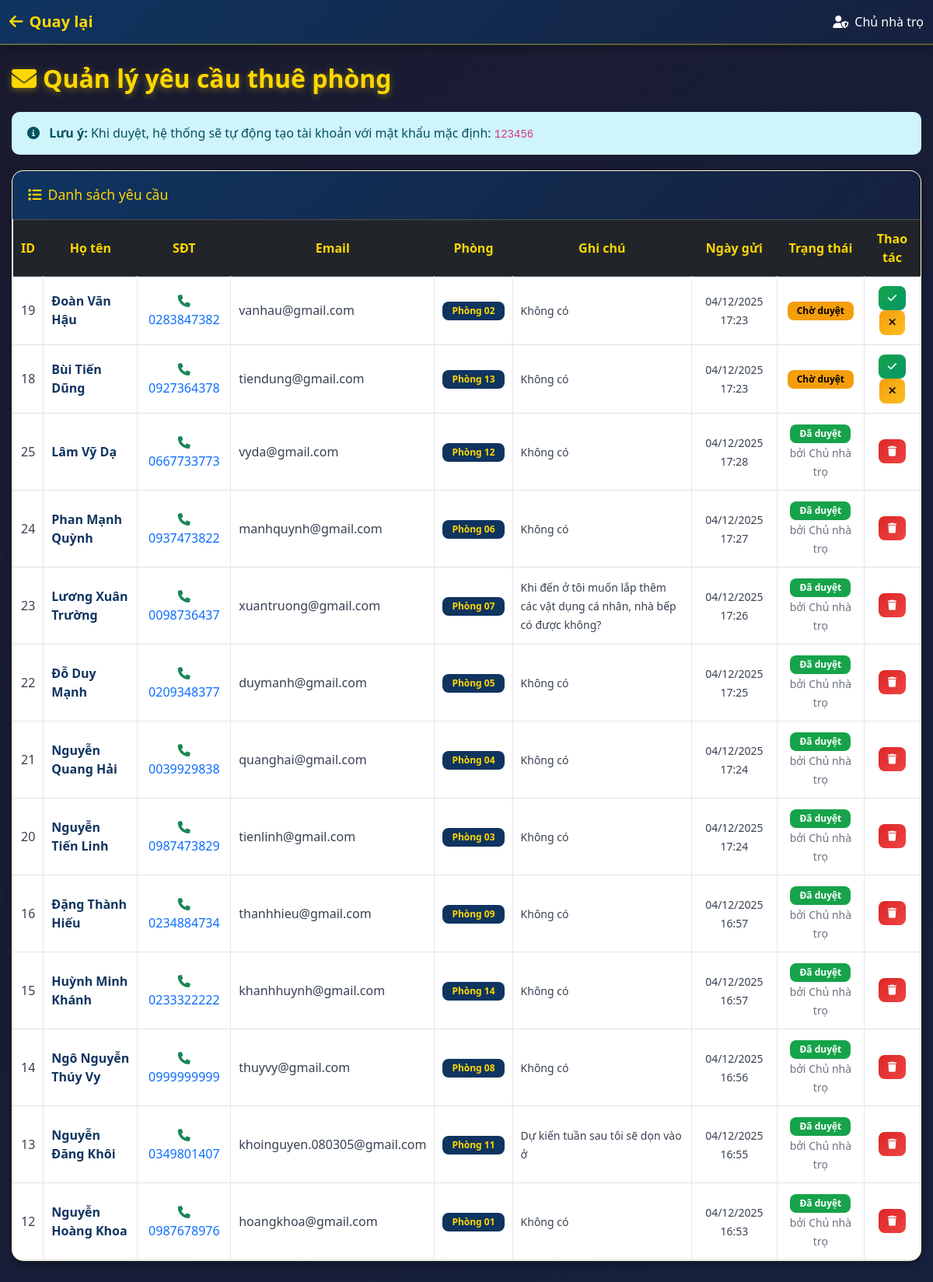
The page /admin/manage_contacts.php (signed in) on the database its author committed.
### tables this page shows
CREATE TABLE `lien_he` (
  `id` int(11) NOT NULL,
  `ten` varchar(100) DEFAULT NULL,
  `sdt` varchar(15) DEFAULT NULL,
  `email` varchar(100) DEFAULT NULL,
  `phong` varchar(100) DEFAULT NULL,
  `ghi_chu` text DEFAULT NULL,
  `ngay_gui` timestamp NOT NULL DEFAULT current_timestamp(),
  `trang_thai` enum('cho_duyet','da_lien_he','da_xu_ly','tu_choi') DEFAULT 'cho_duyet',
  `nguoi_xu_ly` int(11) DEFAULT NULL,
  `ngay_xu_ly` datetime DEFAULT NULL
);

CREATE TABLE `nguoi_dung` (
  `id` int(11) NOT NULL,
  `ten_dang_nhap` varchar(50) NOT NULL,
  `mat_khau` varchar(255) NOT NULL,
  `ho_ten` varchar(100) NOT NULL,
  `vai_tro` enum('admin','nguoithue') DEFAULT 'nguoithue',
  `sdt` varchar(15) DEFAULT NULL,
  `email` varchar(100) DEFAULT NULL,
  `ngay_tao` timestamp NOT NULL DEFAULT current_timestamp(),
  `ngay_cap_nhat` timestamp NOT NULL DEFAULT current_timestamp() ON UPDATE current_timestamp(),
  `trang_thai` enum('hoat_dong','khong_hoat_dong') DEFAULT 'hoat_dong'
);

### src/admin/manage_contacts.php (the view, shortened to what this page needs)
<?php
require '../functions.php';
$danh_sach_lien_he = mysqli_query($ket_noi,
    "SELECT lh.*, nd.ho_ten as nguoi_xu_ly_ten
     FROM lien_he lh
     LEFT JOIN nguoi_dung nd ON lh.nguoi_xu_ly = nd.id
     ORDER BY
        CASE lh.trang_thai
            WHEN 'cho_duyet' THEN 1
            WHEN 'da_lien_he' THEN 2
            WHEN 'da_xu_ly' THEN 3
            WHEN 'tu_choi' THEN 4
            ELSE 5
        END,
        lh.ngay_gui DESC"
);
?>
<!DOCTYPE html>
<html lang="en">
<head>
    <link href="https://cdn.jsdelivr.net/npm/bootstrap@5.3.2/dist/css/bootstrap.min.css" rel="stylesheet">
    <link rel="stylesheet" href="https://cdnjs.cloudflare.com/ajax/libs/font-awesome/6.5.0/css/all.min.css">
    <link rel="stylesheet" href="../assets/css/style_manage_contacts.css?v=<?php echo time(); ?>">
</head>
<body>
    <nav class="navbar navbar-dark bg-primary">
        <div class="container-fluid">
            <a href="dashboard.php" class="navbar-brand">
                <i class="fas fa-arrow-left me-2"></i>Quay lại
            </a>
            <span class="text-white">
                <i class="fas fa-user-shield me-2"></i><?= htmlspecialchars($_SESSION['ho_ten']) ?>
            </span>
        </div>
    </nav>
    <div class="container mt-4">
        <h2><i class="fas fa-envelope me-2"></i>Quản lý yêu cầu thuê phòng</h2>
        <div class="alert alert-info">
            <i class="fas fa-info-circle me-2"></i>
            <strong>Lưu ý:</strong> Khi duyệt, hệ thống sẽ tự động tạo tài khoản với mật khẩu mặc định: <code>123456</code>
        </div>
        <div class="card">
            <div class="card-header bg-primary text-white">
                <h5 class="mb-0"><i class="fas fa-list me-2"></i>Danh sách yêu cầu</h5>
            </div>
            <div class="card-body p-0">
                <div class="table-responsive">
                    <table class="table table-hover table-bordered mb-0">
                        <thead class="table-dark">
                            <tr class="text-center">
                                <th>ID</th>
                                <th>Họ tên</th>
                                <th>SĐT</th>
                                <th>Email</th>
                                <th>Phòng</th>
                                <th>Ghi chú</th>
                                <th>Ngày gửi</th>
                                <th>Trạng thái</th>
                                <th>Thao tác</th>
                            </tr>
                        </thead>
                        <tbody>
                            <?php
                            if (mysqli_num_rows($danh_sach_lien_he) > 0) {
                                while ($row = mysqli_fetch_assoc($danh_sach_lien_he)) {
                                    $badge_class = '';
                                    $status_text = '';
                                    switch($row['trang_thai']) {
                                        case 'cho_duyet':
                                            $badge_class = 'warning';
                                            $status_text = 'Chờ duyệt';
                                            break;
                                        case 'da_xu_ly':
                                            $badge_class = 'success';
                                            $status_text = 'Đã duyệt';
                                            break;
                                    }
                            ?>
                                <tr>
                                    <td class="text-center"><?= $row['id'] ?></td>
                                    <td><strong><?= htmlspecialchars($row['ten']) ?></strong></td>
                                    <td class="text-center">
                                        <a href="tel:<?= $row['sdt'] ?>" class="text-decoration-none">
                                            <i class="fas fa-phone text-success"></i> <?= htmlspecialchars($row['sdt']) ?>
                                        </a>
                                    </td>
                                    <td><?= htmlspecialchars($row['email'] ?: 'N/A') ?></td>
                                    <td class="text-center">
                                        <span class="badge bg-primary"><?= htmlspecialchars($row['phong']) ?></span>
                                    </td>
                                    <td><small><?= htmlspecialchars($row['ghi_chu'] ?: 'Không có') ?></small></td>
                                    <td class="text-center">
                                        <small><?= date('d/m/Y H:i', strtotime($row['ngay_gui'])) ?></small>
                                    </td>
                                    <td class="text-center">
                                        <span class="badge bg-<?= $badge_class ?>"><?= $status_text ?></span>
                                        <?php if ($row['nguoi_xu_ly']): ?>
                                            <br><small class="text-muted">bởi <?= htmlspecialchars($row['nguoi_xu_ly_ten']) ?></small>
                                        <?php endif; ?>
                                    </td>
                                    <td class="text-center">
                                        <?php if ($row['trang_thai'] == 'cho_duyet'): ?>
                                            <form method="POST" style="display:inline" onsubmit="return confirm('Xác nhận duyệt người thuê này?')">
                                                <button name="duyet" class="btn btn-sm btn-success" title="Duyệt">
                                                    <i class="fas fa-check"></i>
                                                </button>
                                            </form>
                                            <form method="POST" style="display:inline" onsubmit="return confirm('Xác nhận từ chối yêu cầu này?')">
                                                <button name="tu_choi" class="btn btn-sm btn-warning" title="Từ chối">
                                                    <i class="fas fa-times"></i>
                                                </button>
                                            </form>
                                        <?php endif; ?>
                                        <?php if ($row['trang_thai'] != 'cho_duyet'): ?>
                                            <form method="POST" style="display:inline" onsubmit="return confirm('Xóa yêu cầu này?')">
                                                <button name="xoa" class="btn btn-sm btn-danger" title="Xóa">
                                                    <i class="fas fa-trash"></i>
                                                </button>
                                            </form>
                                        <?php endif; ?>
                                    </td>
                                </tr>
                            <?php
                                }
                            } else {
                                echo "<tr><td colspan='9' class='text-center text-muted'>Chưa có yêu cầu nào</td></tr>";
                            }
                            ?>
                        </tbody>
                    </table>
                </div>
            </div>
        </div>
    </div>
</body>
</html>

### src/assets/css/style_manage_contacts.css (style rules this page uses)
* { margin: 0; padding: 0; box-sizing: border-box; }
body { font-family: 'Segoe UI', Tahoma, Geneva, Verdana, sans-serif; background: linear-gradient(135deg, #1a1a2e 0%, #16213e 100%); min-height: 100vh; padding-bottom: 30px; }
.navbar.bg-primary { background: linear-gradient(135deg, #0f3460 0%, #16213e 100%) !important; box-shadow: 0 4px 12px rgba(0, 0, 0, 0.3); border-bottom: 2px solid rgba(255, 215, 0, 0.3); }
.navbar-brand { color: #ffd700 !important; font-weight: 600; transition: all 0.3s ease; }
.navbar .text-white { color: #ffffff !important; }
h2 { color: #ffd700; font-weight: 700; text-shadow: 0 2px 8px rgba(255, 215, 0, 0.4); margin-bottom: 1.5rem; }
.card { border: none; border-radius: 15px; box-shadow: 0 4px 12px rgba(0, 0, 0, 0.3); margin-bottom: 20px; overflow: hidden; border: 1px solid rgba(255, 215, 0, 0.2); }
.card-header { border-bottom: none; padding: 20px; font-weight: 700; }
.card-header.bg-primary { background: linear-gradient(135deg, #0f3460 0%, #16213e 100%) !important; color: #ffd700 !important; }
.card-header h5 { margin: 0; font-size: 1.1rem; }
.card-body { padding: 25px; background: white; }
.text-muted { color: #6b7280 !important; }
.btn { border-radius: 8px; font-weight: 600; padding: 10px 20px; transition: all 0.3s ease; border: none; }
.btn-success { background: linear-gradient(135deg, #16a34a 0%, #059669 100%); color: white; }
.btn-warning { background: linear-gradient(135deg, #f59e0b 0%, #fbbf24 100%); color: #000; }
.btn-danger { background: linear-gradient(135deg, #dc2626 0%, #ef4444 100%); color: white; }
.btn-sm { padding: 6px 12px; font-size: 13px; }
.table { background: white; margin-bottom: 0; }
.table-dark { background: linear-gradient(135deg, #0f3460 0%, #16213e 100%); color: white; }
.table-dark th { border: none; padding: 15px 10px; font-weight: 600; color: #ffd700; }
.table-bordered td, .table-bordered th { border-color: #e5e7eb; padding: 12px 10px; vertical-align: middle; }
.table tbody tr td { color: #374151; }
.table tbody tr td strong { color: #0f3460; }
.badge { padding: 6px 12px; font-weight: 600; font-size: 12px; border-radius: 8px; }
.badge.bg-success { background-color: #16a34a !important; color: white !important; }
.badge.bg-primary { background-color: #0f3460 !important; color: #ffd700 !important; }
.badge.bg-warning { background-color: #f59e0b !important; color: #000 !important; }
.alert { border-radius: 10px; border: none; animation: slideInDown 0.4s ease-out; padding: 15px 20px; margin-bottom: 20px; }
.alert i { margin-right: 5px; }
.table-responsive { overflow-x: auto; -webkit-overflow-scrolling: touch; }
.container { max-width: 1400px; margin: 0 auto; padding: 0 15px; }
.mt-4 { margin-top: 1.5rem !important; }
.mb-0 { margin-bottom: 0 !important; }
.me-2 { margin-right: 0.5rem !important; }
.p-0 { padding: 0 !important; }

### rows shown on the page
lien_he: id "19", ten "Đoàn Văn Hậu", sdt "0283847382", email "vanhau@gmail.com", phong "Phòng 02", ghi_chu "Không có", ngay_gui "04/12/2025 17:23", trang_thai "Chờ duyệt"
lien_he: id "18", ten "Bùi Tiến Dũng", sdt "0927364378", email "tiendung@gmail.com", phong "Phòng 13", ghi_chu "Không có", ngay_gui "04/12/2025 17:23", trang_thai "Chờ duyệt"
lien_he: id "25", ten "Lâm Vỹ Dạ", sdt "0667733773", email "vyda@gmail.com", phong "Phòng 12", ghi_chu "Không có", ngay_gui "04/12/2025 17:28", trang_thai "Đã duyệt", nguoi_xu_ly.ho_ten "Chủ nhà trọ"
lien_he: id "24", ten "Phan Mạnh Quỳnh", sdt "0937473822", email "manhquynh@gmail.com", phong "Phòng 06", ghi_chu "Không có", ngay_gui "04/12/2025 17:27", trang_thai "Đã duyệt", nguoi_xu_ly.ho_ten "Chủ nhà trọ"
lien_he: id "23", ten "Lương Xuân Trường", sdt "0098736437", email "xuantruong@gmail.com", phong "Phòng 07", ghi_chu "Khi đến ở tôi muốn lắp thêm các vật dụng cá nhân, nhà bếp có được không?", ngay_gui "04/12/2025 17:26", trang_thai "Đã duyệt", nguoi_xu_ly.ho_ten "Chủ nhà trọ"
lien_he: id "22", ten "Đỗ Duy Mạnh", sdt "0209348377", email "duymanh@gmail.com", phong "Phòng 05", ghi_chu "Không có", ngay_gui "04/12/2025 17:25", trang_thai "Đã duyệt", nguoi_xu_ly.ho_ten "Chủ nhà trọ"
lien_he: id "21", ten "Nguyễn Quang Hải", sdt "0039929838", email "quanghai@gmail.com", phong "Phòng 04", ghi_chu "Không có", ngay_gui "04/12/2025 17:24", trang_thai "Đã duyệt", nguoi_xu_ly.ho_ten "Chủ nhà trọ"
lien_he: id "20", ten "Nguyễn Tiến Linh", sdt "0987473829", email "tienlinh@gmail.com", phong "Phòng 03", ghi_chu "Không có", ngay_gui "04/12/2025 17:24", trang_thai "Đã duyệt", nguoi_xu_ly.ho_ten "Chủ nhà trọ"
lien_he: id "16", ten "Đặng Thành Hiếu", sdt "0234884734", email "thanhhieu@gmail.com", phong "Phòng 09", ghi_chu "Không có", ngay_gui "04/12/2025 16:57", trang_thai "Đã duyệt", nguoi_xu_ly.ho_ten "Chủ nhà trọ"
lien_he: id "15", ten "Huỳnh Minh Khánh", sdt "0233322222", email "khanhhuynh@gmail.com", phong "Phòng 14", ghi_chu "Không có", ngay_gui "04/12/2025 16:57", trang_thai "Đã duyệt", nguoi_xu_ly.ho_ten "Chủ nhà trọ"
lien_he: id "14", ten "Ngô Nguyễn Thúy Vy", sdt "0999999999", email "thuyvy@gmail.com", phong "Phòng 08", ghi_chu "Không có", ngay_gui "04/12/2025 16:56", trang_thai "Đã duyệt", nguoi_xu_ly.ho_ten "Chủ nhà trọ"
lien_he: id "13", ten "Nguyễn Đăng Khôi", sdt "0349801407", email "khoinguyen.080305@gmail.com", phong "Phòng 11", ghi_chu "Dự kiến tuần sau tôi sẽ dọn vào ở", ngay_gui "04/12/2025 16:55", trang_thai "Đã duyệt", nguoi_xu_ly.ho_ten "Chủ nhà trọ"
lien_he: id "12", ten "Nguyễn Hoàng Khoa", sdt "0987678976", email "hoangkhoa@gmail.com", phong "Phòng 01", ghi_chu "Không có", ngay_gui "04/12/2025 16:53", trang_thai "Đã duyệt", nguoi_xu_ly.ho_ten "Chủ nhà trọ"

### other values the page prints
$_SESSION['ho_ten'] "Chủ nhà trọ"
